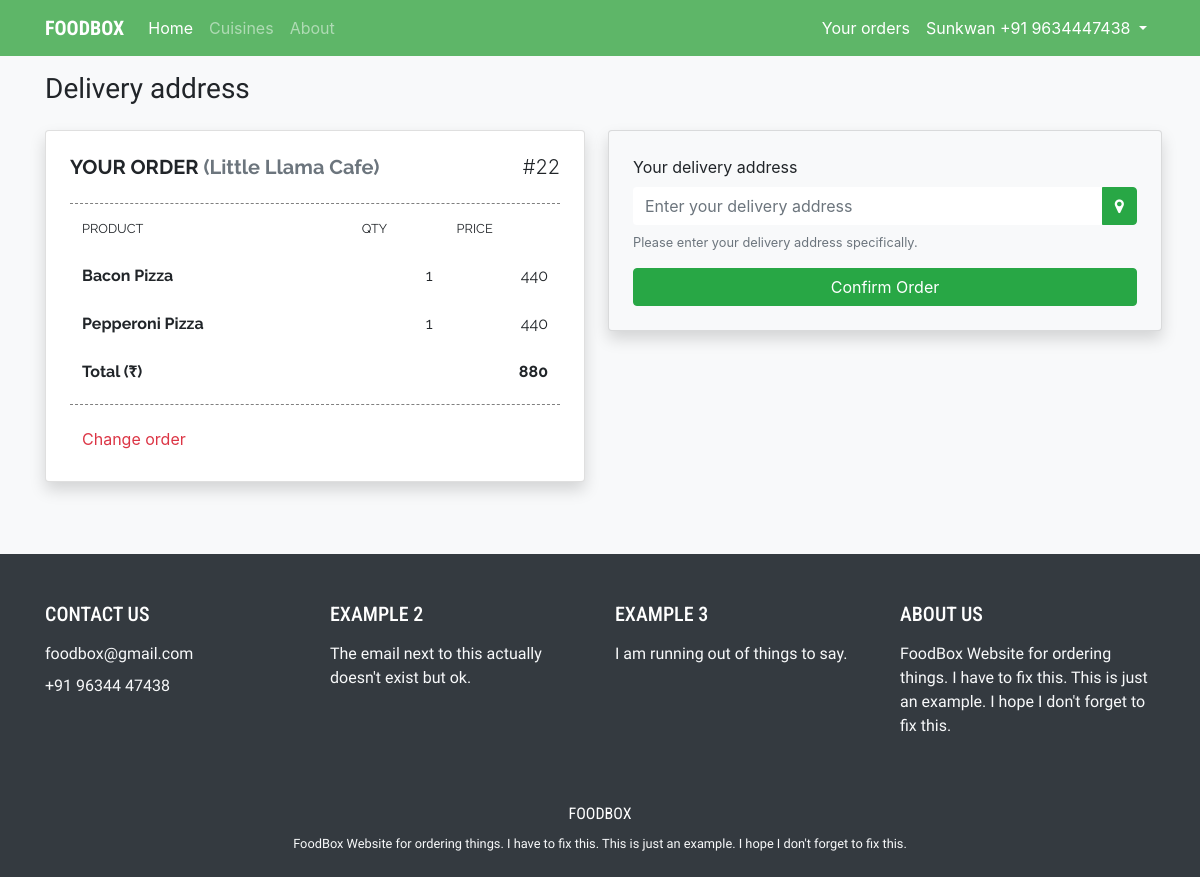
/address/1 (signed in), run on the app's committed database.
### food/models.py (models this page shows, shortened)
class Profile(models.Model):
    user = models.OneToOneField(User, on_delete=models.CASCADE)
    location = models.CharField(max_length=64, blank=True)
    phoneNumber = models.CharField(max_length=64, blank=True)
    ownedRestaurant = models.ForeignKey(Restaurant, on_delete=models.CASCADE, related_name='owners', null=True)
    birthDate = models.DateField(null=True, blank=True)

class Restaurant(models.Model):
    name = models.CharField(max_length=50)
    nick = models.CharField(max_length=10, blank=True)
    cuisine = models.ManyToManyField(Cuisine, related_name='restaurants')
    description = models.TextField(blank=True)
    phoneNumber = models.CharField(max_length=50, blank=True)
    url = models.URLField(blank=True)
    openTime = models.TimeField(blank=True, null=True)
    closeTime = models.TimeField(blank=True, null=True)

class Order(models.Model):
    user = models.ForeignKey(User, on_delete=models.CASCADE, related_name='orders')
    restaurant = models.ForeignKey(Restaurant, on_delete=models.CASCADE, related_name='orders')
    address = models.CharField(max_length=100, blank=True)
    status = models.IntegerField(default=0)
    totalPrice = models.IntegerField(default=0)

class OrderItem(models.Model):
    orderList = models.ForeignKey(Order, on_delete=models.CASCADE, related_name='items')
    menuItem = models.ForeignKey(MenuItem, on_delete=models.CASCADE, related_name='orders')
    price = models.IntegerField(default=0)
    count = models.IntegerField(default=0)

class MenuItem(models.Model):
    name = models.CharField(max_length=50)
    price = models.IntegerField()
    description = models.TextField(blank=True)
    image = models.ImageField(upload_to='menu_item', blank=True)
    category = models.ForeignKey('Category', on_delete=models.CASCADE, related_name='menu', null=True)
    totalCount = models.IntegerField(default=0)

### food/views.py (the view)
# urls.py: path("address/<int:restaurantId>", views.address, name='address'),
@login_required
def address(request, restaurantId):
    try:
        restaurant = Restaurant.objects.get(pk=restaurantId)
    except Post.DoesNotExist:
        raise Http404("Restaurant does not exist")
    context = {
        "restaurant": restaurant
    }
    if request.user.is_authenticated:
        if request.method == 'POST':
            address = request.POST['address']
            if address == "":
                return HttpResponseRedirect(reverse('address', args=[restaurantId]))
            else:
                orderId = request.POST['orderId']
                order = Order.objects.get(id=orderId)
                order.address = address
                order.status = 1
                order.save()
                return HttpResponseRedirect(reverse('orders'))
        else:
            context['loggedIn'] = True
            try:
                currentOrder = Order.objects.get(user=request.user, restaurant=restaurant, status=0)
                context['currentOrder'] = currentOrder
            except:
                return HttpResponseRedirect(reverse('restaurant', args=[restaurantId]))
                print('Something went wrong.')
    else:
        context['loggedIn'] = False
    return render(request, "food/address.html", context)

### food/templatetags/food_extra.py (called while the page is built)
@register.filter
def multiply(value, arg):
    return value * arg

### food/templates/food/address.html (shortened to what this page needs)
{% extends "food/base.html" %}
{% load static %}
{% load food_extra %}
{% block body %}
<h3 class="my-3" id="f1">Delivery address</h3>
<div class="row mt-4 mb-5">
  <div class="col-12 col-lg-6 mb-4">
    <div class="card shadow" id="filter">
      <div class="card-body py-4 px-4" id="order-div">
        {% if loggedIn %}
        <div class="d-flex justify-content-between">
          <h5 class="card-text font-weight-bold f2">YOUR ORDER <span class="text-secondary">({{ restaurant.name }})</span></h5>
          <h5 class="font-weight-light">#{{ currentOrder.id }}</h5>
        </div>
        {% else %}
          <h5 class="card-text font-weight-bold f2">PLEASE LOGIN TO ORDER</h5>
        {% endif %}
        <hr class="orderList">
        <table class="table table-borderless f2 mt-n3">
          <thead>
             <tr class="font-weight-bold">
               <th scope="col"><small>PRODUCT</small></th>
               <th scope="col"><small>QTY</small></th>
               <th scope="col"><small>PRICE</small></th>
             </tr>
           </thead>
          <tbody id="order-list">
              {% for item in currentOrder.items.all %}
                <tr id="order-item-{{ item.id }}">
                  <td class="font-weight-bold">{{ item.menuItem.name }}</td>
                  <td class="text-right item-count">{{ item.count }}</td>
                  <td class="text-right item-price">{{ item.menuItem.price|multiply:item.count }}</td>
                </tr>
              {% endfor %}
          </tbody>
          <tfoot>
            <tr class="font-weight-bold">
              {% if currentOrder %}
                <td>Total (&#8377;)</td>
                <td></td>
                <td class="text-right"><span id="total-price">{{ currentOrder.totalPrice }}</span></td>
              {% else %}
                <td>Total (&#8377;)</td>
                <td></td>
                <td class="text-right"><span id="total-price">0</span></td>
              {% endif %}
            </tr>
          </tfoot>
        </table>
        <hr class="orderList mt-n2">
        <a class="btn btn-outline-danger border-0" href="{% url 'restaurant' restaurant.id %}">Change order</a>
      </div>
    </div>
  </div>
  <div class="col-12 col-lg-6 px-1 px-lg-2">
    <div class="card bg-light p-4 shadow rounded">
      <form action="{% url 'address' restaurant.id %}" method="post">
        <div class="form-group">
          <label for="exampleInputEmail1">Your delivery address</label>
          <div class="input-group mb-3">
            <input type="text" id="address" class="form-control border-0" name="address" value="" placeholder="Enter your delivery address">
            <div class="input-group-append">
              <div style="cursor: pointer;" class="btn btn-success" onclick="getLocation()"><i class="fa fa-map-marker" aria-hidden="true"></i></div>
            </div>
          </div>
          <small id="addressHelp" class="form-text text-muted mt-n2">Please enter your delivery address specifically.</small>
        </div>
        <button class="btn btn-success btn-block" type="submit" name="button">Confirm Order</button>
      </form>
    </div>
  </div>
</div>
{% endblock %}

### food/templates/food/nav.html (shortened to what this page needs)
<nav class="navbar sticky-top navbar-expand-lg navbar-dark" id="navback">
  <div class="container">
  <a class="navbar-brand font-weight-bold" href="{% url 'index' %}" id="logo">FOODBOX</a>
  <div class="collapse navbar-collapse" id="navbarSupportedContent">
    <ul class="navbar-nav mr-auto">
      <li class="nav-item active">
        <a class="nav-link" href="{% url 'index' %}">Home  <span class="sr-only">(current)</span></a>
      </li>
      <li class="nav-item">
        <a class="nav-link" href="{% url 'cuisines' %}">Cuisines</a>
      </li>
      <li class="nav-item">
        <a class="nav-link" href="{% url 'about' %}">About</a>
      </li>
    </ul>
    {% if request.user.is_authenticated %}
    <ul class="navbar-nav ml-auto">
      <li class="nav-item">
        <a class="nav-link text-white" href="{% url 'orders' %}">Your orders</a>
      </li>
      <li class="nav-item dropdown">
        <a class="nav-link dropdown-toggle text-white" href="#" id="navbarDropdown" role="button" data-toggle="dropdown" aria-haspopup="true" aria-expanded="false">
          {{ user.username|title }} {% if user.profile.phoneNumber %}+91 {% endif %}{{ user.profile.phoneNumber }}
        </a>
      </li>
    </ul>
    {% else %}
    <a class="btn btn-outline-light border-0 my-2 my-sm-0 mx-0 mx-md-2 d-block" href="{% url 'login' %}">Login</a>
    <a class="btn btn-outline-light my-2 my-sm-0 d-block" href="{% url 'register' %}">Register</a>
    {% endif %}
  </div>
  </div>
</nav>

### food/static/food/index.css (style rules this page uses)
#logo { font-family: 'Roboto Condensed', sans-serif; }
#navback { background-color: #5EB668 !important; }
#f1 { font-family: 'Nanum Gothic', sans-serif; }
.f2 { font-family: 'Raleway', sans-serif; }
#filter { position: -webkit-sticky; position: sticky; top: 80px; }
.orderList { border-top: 1px dashed grey; }

### data on the page
Restaurant: name "Little Llama Cafe"
Order: id "22", totalPrice "880"
OrderItem: menuItem.name "Bacon Pizza", count "1", menuItem.price|multiply "440"
OrderItem: menuItem.name "Pepperoni Pizza", count "1", menuItem.price|multiply "440"

### other printed values
{{ user.username|title }} "Sunkwan"
{{ user.profile.phoneNumber }} "9634447438"
